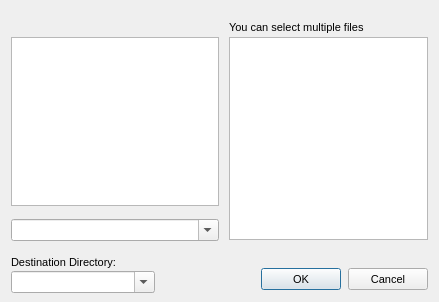
<?xml version="1.0"?>
<ui version="4.0">
  <class>FilePageAddDialog</class>
  <widget class="QDialog" name="IDD_FILEPAGEADD">
    <property name="geometry">
      <rect>
        <x>0</x>
        <y>0</y>
        <width>439</width>
        <height>302</height>
      </rect>
    </property>
    <property name="windowTitle">
      <string>Add File(s)</string>
    </property>
    <property name="font">
      <font>
        <family>Liberation Sans</family>
        <pointsize>8</pointsize>
        <bold>false</bold>
        <italic>false</italic>
      </font>
    </property>
    <property name="enabled">
      <bool>true</bool>
    </property>
    <property name="windowFlags">
      <set>Qt::Dialog|Qt::WindowCloseButtonHint</set>
    </property>
    <property name="minimumSize">
      <size>
        <width>439</width>
        <height>302</height>
      </size>
    </property>
    <property name="maximumSize">
      <size>
        <width>439</width>
        <height>302</height>
      </size>
    </property>
    <widget class="QLabel" name="IDC_CURRPATH">
      <property name="geometry">
        <rect>
          <x>11</x>
          <y>21</y>
          <width>205</width>
          <height>13</height>
        </rect>
      </property>
      <property name="visible">
        <bool>true</bool>
      </property>
      <property name="enabled">
        <bool>true</bool>
      </property>
      <property name="alignment">
        <set>Qt::AlignLeft</set>
      </property>
    </widget>
    <widget class="QLabel" name="IDC_STATIC">
      <property name="geometry">
        <rect>
          <x>229</x>
          <y>21</y>
          <width>181</width>
          <height>13</height>
        </rect>
      </property>
      <property name="text">
        <string>You can select multiple files</string>
      </property>
      <property name="visible">
        <bool>true</bool>
      </property>
      <property name="enabled">
        <bool>true</bool>
      </property>
      <property name="alignment">
        <set>Qt::AlignLeft</set>
      </property>
    </widget>
    <widget class="QListWidget" name="IDC_LIST_FOLDERS">
      <property name="geometry">
        <rect>
          <x>11</x>
          <y>37</y>
          <width>208</width>
          <height>169</height>
        </rect>
      </property>
      <property name="visible">
        <bool>true</bool>
      </property>
      <property name="enabled">
        <bool>true</bool>
      </property>
      <property name="selectionMode">
        <enum>QAbstractItemView::SingleSelection</enum>
      </property>
    </widget>
    <widget class="QListWidget" name="IDC_LIST_FILES">
      <property name="geometry">
        <rect>
          <x>229</x>
          <y>37</y>
          <width>199</width>
          <height>203</height>
        </rect>
      </property>
      <property name="visible">
        <bool>true</bool>
      </property>
      <property name="enabled">
        <bool>true</bool>
      </property>
      <property name="selectionMode">
        <enum>QAbstractItemView::SingleSelection</enum>
      </property>
    </widget>
    <widget class="QComboBox" name="IDC_LIST_DRIVES">
      <property name="maxVisibleItems">
        <number>7</number>
      </property>
      <property name="geometry">
        <rect>
          <x>11</x>
          <y>219</y>
          <width>208</width>
          <height>22</height>
        </rect>
      </property>
      <property name="visible">
        <bool>true</bool>
      </property>
      <property name="enabled">
        <bool>true</bool>
      </property>
      <property name="editable">
        <bool>true</bool>
      </property>
    </widget>
    <widget class="QLabel" name="IDC_STATIC_2">
      <property name="geometry">
        <rect>
          <x>11</x>
          <y>256</y>
          <width>109</width>
          <height>13</height>
        </rect>
      </property>
      <property name="text">
        <string>Destination Directory:</string>
      </property>
      <property name="visible">
        <bool>true</bool>
      </property>
      <property name="enabled">
        <bool>true</bool>
      </property>
      <property name="alignment">
        <set>Qt::AlignLeft</set>
      </property>
    </widget>
    <widget class="QPushButton" name="IDOK">
      <property name="geometry">
        <rect>
          <x>261</x>
          <y>268</y>
          <width>80</width>
          <height>22</height>
        </rect>
      </property>
      <property name="text">
        <string>OK</string>
      </property>
      <property name="visible">
        <bool>true</bool>
      </property>
      <property name="enabled">
        <bool>true</bool>
      </property>
      <property name="default">
        <bool>true</bool>
      </property>
      <property name="autoDefault">
        <bool>true</bool>
      </property>
    </widget>
    <widget class="QPushButton" name="IDCANCEL">
      <property name="geometry">
        <rect>
          <x>348</x>
          <y>268</y>
          <width>80</width>
          <height>22</height>
        </rect>
      </property>
      <property name="text">
        <string>Cancel</string>
      </property>
      <property name="visible">
        <bool>true</bool>
      </property>
      <property name="enabled">
        <bool>true</bool>
      </property>
      <property name="default">
        <bool>false</bool>
      </property>
      <property name="autoDefault">
        <bool>false</bool>
      </property>
    </widget>
    <widget class="QComboBox" name="IDC_DIRS">
      <property name="maxVisibleItems">
        <number>8</number>
      </property>
      <property name="geometry">
        <rect>
          <x>11</x>
          <y>271</y>
          <width>144</width>
          <height>22</height>
        </rect>
      </property>
      <property name="visible">
        <bool>true</bool>
      </property>
      <property name="enabled">
        <bool>true</bool>
      </property>
      <property name="editable">
        <bool>true</bool>
      </property>
    </widget>
    <action name="IDD_ORPHANHUNTER">
      <property name="text">
        <string>Orphan Hunter</string>
      </property>
    </action>
    <action name="IDD_REORDER_PAGES">
      <property name="text">
        <string>Reorder Net Pages</string>
      </property>
    </action>
    <action name="IDD_SHOW_ALL_CHECKED_OUT">
      <property name="text">
        <string>Show All Pages Checked Out</string>
      </property>
    </action>
    <action name="IDM_IMPORT_BITMAP">
      <property name="text">
        <string>Bitmap/Animation Converter...</string>
      </property>
    </action>
    <action name="ID_APP_ABOUT">
      <property name="text">
        <string>&amp;About editor...</string>
      </property>
    </action>
    <action name="ID_APP_EXIT">
      <property name="text">
        <string>E&amp;xit</string>
      </property>
      <property name="shortcut">
        <string>Alt+X</string>
      </property>
    </action>
    <action name="ID_BRIEFING_EDITOR">
      <property name="text">
        <string>Briefing Editor...</string>
      </property>
    </action>
    <action name="ID_BUTTON_LIGHTING">
      <property name="text">
        <string>ID_BUTTON_LIGHTING</string>
      </property>
    </action>
    <action name="ID_BUTTON_OUTLINE">
      <property name="text">
        <string>ID_BUTTON_OUTLINE</string>
      </property>
    </action>
    <action name="ID_BUTTON_WINDOWSELECTION">
      <property name="text">
        <string>ID_BUTTON_WINDOWSELECTION</string>
      </property>
    </action>
    <action name="ID_D3HELP">
      <property name="text">
        <string>Help on D3 Editor</string>
      </property>
    </action>
    <action name="ID_EDITORS_AIPROPERTIES">
      <property name="text">
        <string>AI Properties...</string>
      </property>
    </action>
    <action name="ID_EDITORS_AMBIENTSOUNDS">
      <property name="text">
        <string>Ambient Sounds...</string>
      </property>
    </action>
    <action name="ID_EDITORS_DALLAS">
      <property name="text">
        <string>Dallas Graphical Script Editor...</string>
      </property>
    </action>
    <action name="ID_EDITORS_FILES">
      <property name="text">
        <string>Files...</string>
      </property>
    </action>
    <action name="ID_EDITORS_MEGACELLS">
      <property name="text">
        <string>Megacells...</string>
      </property>
    </action>
    <action name="ID_EDIT_ADDSELECT">
      <property name="text">
        <string>Add Current Room to Selected List</string>
      </property>
    </action>
    <action name="ID_EDIT_ATTACH">
      <property name="text">
        <string>&amp;Attach</string>
      </property>
    </action>
    <action name="ID_EDIT_CLEARSELECTED">
      <property name="text">
        <string>Clear Selected List</string>
      </property>
    </action>
    <action name="ID_EDIT_COPY">
      <property name="text">
        <string>&amp;Copy</string>
      </property>
      <property name="shortcut">
        <string>Ctrl+Ins</string>
      </property>
    </action>
    <action name="ID_EDIT_CUT">
      <property name="text">
        <string>Cu&amp;t</string>
      </property>
      <property name="shortcut">
        <string>Shift+Del</string>
      </property>
    </action>
    <action name="ID_EDIT_DELETE">
      <property name="text">
        <string>&amp;Delete</string>
      </property>
    </action>
    <action name="ID_EDIT_LOADSCRAP">
      <property name="text">
        <string>Load Scrap from Disk</string>
      </property>
    </action>
    <action name="ID_EDIT_PASTE">
      <property name="text">
        <string>&amp;Paste</string>
      </property>
      <property name="shortcut">
        <string>Shift+Ins</string>
      </property>
    </action>
    <action name="ID_EDIT_PLACE">
      <property name="text">
        <string>&amp;Place in Mine</string>
      </property>
    </action>
    <action name="ID_EDIT_PLACE_TERRAIN">
      <property name="text">
        <string>&amp;Place on Terrain</string>
      </property>
    </action>
    <action name="ID_EDIT_REMOVESELECT">
      <property name="text">
        <string>Remove Current Room from Selected List</string>
      </property>
    </action>
    <action name="ID_EDIT_SAVESCRAP">
      <property name="text">
        <string>Save Scrap to Disk</string>
      </property>
    </action>
    <action name="ID_EDIT_SELECTATTACHED">
      <property name="text">
        <string>Select All Rooms Attached to Current Room</string>
      </property>
    </action>
    <action name="ID_EDIT_UNDO">
      <property name="text">
        <string>&amp;Undo</string>
      </property>
      <property name="shortcut">
        <string>Alt+Backspace</string>
      </property>
    </action>
    <action name="ID_FILE_AUTOSAVE">
      <property name="text">
        <string>Autosave</string>
      </property>
      <property name="checkable">
        <bool>true</bool>
      </property>
    </action>
    <action name="ID_FILE_CHECKMINE">
      <property name="text">
        <string>&amp;Check Mine</string>
      </property>
    </action>
    <action name="ID_FILE_FIXCRACKS">
      <property name="text">
        <string>Fix Level Cracks</string>
      </property>
    </action>
    <action name="ID_FILE_FIXDEGENERATEFACES">
      <property name="text">
        <string>Fix/Remove Degenerate Faces</string>
      </property>
    </action>
    <action name="ID_FILE_IMPORT_ROOM">
      <property name="text">
        <string>Import 3DSMax Room</string>
      </property>
    </action>
    <action name="ID_FILE_INFORMATION">
      <property name="text">
        <string>&amp;Information</string>
      </property>
      <property name="shortcut">
        <string>Alt+I</string>
      </property>
    </action>
    <action name="ID_FILE_LEAVE_EDITOR">
      <property name="text">
        <string>Go to main menu...</string>
      </property>
    </action>
    <action name="ID_FILE_LEVELPROPS">
      <property name="text">
        <string>Set Selected Room(s) Properties</string>
      </property>
    </action>
    <action name="ID_FILE_LEVEL_INFO">
      <property name="text">
        <string>Edit Level Info...</string>
      </property>
    </action>
    <action name="ID_FILE_MRU_FILE1">
      <property name="text">
        <string>Recent File</string>
      </property>
      <property name="enabled">
        <bool>false</bool>
      </property>
    </action>
    <action name="ID_FILE_NEW">
      <property name="text">
        <string>&amp;New</string>
      </property>
      <property name="shortcut">
        <string>Ctrl+N</string>
      </property>
    </action>
    <action name="ID_FILE_OPEN">
      <property name="text">
        <string>&amp;Open...</string>
      </property>
      <property name="shortcut">
        <string>Ctrl+O</string>
      </property>
    </action>
    <action name="ID_FILE_PLAY640X480">
      <property name="text">
        <string>&amp;Play in 640 x 480</string>
      </property>
      <property name="shortcut">
        <string>Alt+P</string>
      </property>
    </action>
    <action name="ID_FILE_PREFERENCES">
      <property name="text">
        <string>Preferences</string>
      </property>
    </action>
    <action name="ID_FILE_PRINT">
      <property name="text">
        <string>&amp;Print...</string>
      </property>
      <property name="shortcut">
        <string>Ctrl+P</string>
      </property>
    </action>
    <action name="ID_FILE_PRINT_PREVIEW">
      <property name="text">
        <string>Print Pre&amp;view</string>
      </property>
    </action>
    <action name="ID_FILE_PRINT_SETUP">
      <property name="text">
        <string>P&amp;rint Setup...</string>
      </property>
    </action>
    <action name="ID_FILE_REMOVEDUPLICATEFACESFROMCURRENTROOM">
      <property name="text">
        <string>Remove Duplicate Faces from Current Room</string>
      </property>
    </action>
    <action name="ID_FILE_REMOVEEXTRAPOINTS">
      <property name="text">
        <string>Remove Extra Points</string>
      </property>
    </action>
    <action name="ID_FILE_RESTOREGAMESTATE">
      <property name="text">
        <string>Restore Gamestate</string>
      </property>
    </action>
    <action name="ID_FILE_SAVE">
      <property name="text">
        <string>&amp;Save</string>
      </property>
      <property name="shortcut">
        <string>Ctrl+S</string>
      </property>
    </action>
    <action name="ID_FILE_SAVEGOALTEXT">
      <property name="text">
        <string>Save Goal Text to File</string>
      </property>
    </action>
    <action name="ID_FILE_SAVE_AS">
      <property name="text">
        <string>Save &amp;As...</string>
      </property>
    </action>
    <action name="ID_FILE_SAVE_COPY_AS">
      <property name="text">
        <string>Save Copy &amp;As...</string>
      </property>
    </action>
    <action name="ID_FILE_STATS">
      <property name="text">
        <string>Show Level Stats</string>
      </property>
    </action>
    <action name="ID_FILE_UPDATE">
      <property name="text">
        <string>&amp;Update</string>
      </property>
      <property name="shortcut">
        <string>Ctrl+S</string>
      </property>
    </action>
    <action name="ID_FILE_VERIFY_LEVEL">
      <property name="text">
        <string>Verify Level</string>
      </property>
    </action>
    <action name="ID_HOTSPOT_TGA">
      <property name="text">
        <string>HotSpot TGA Extractor...</string>
      </property>
    </action>
    <action name="ID_MINE_VIEW">
      <property name="text">
        <string>Mine View</string>
      </property>
      <property name="shortcut">
        <string>F2</string>
      </property>
    </action>
    <action name="ID_OBJBUTTON">
      <property name="text">
        <string>ID_OBJBUTTON</string>
      </property>
    </action>
    <action name="ID_OBJECT_DELETEOBJECT">
      <property name="text">
        <string>Delete Object</string>
      </property>
      <property name="shortcut">
        <string>Del</string>
      </property>
    </action>
    <action name="ID_OBJECT_MOVEPLAYER">
      <property name="text">
        <string>Move Player 0 to Viewer</string>
      </property>
    </action>
    <action name="ID_OBJECT_PLACECAMERAATCURRENTFACE">
      <property name="text">
        <string>Create New Camera at Current Face</string>
      </property>
    </action>
    <action name="ID_OBJECT_PLACECAMERAATVIEWER">
      <property name="text">
        <string>Create New Camera at Viewer</string>
      </property>
    </action>
    <action name="ID_OBJECT_PLACEOBJECT">
      <property name="text">
        <string>Place Object</string>
      </property>
      <property name="shortcut">
        <string>Ins</string>
      </property>
    </action>
    <action name="ID_OBJECT_PLACESOUNDSOURCEATVIEWER">
      <property name="text">
        <string>Create SoundSource at Viewer</string>
      </property>
    </action>
    <action name="ID_OBJECT_PLACEWAYPOINTATVIEWER">
      <property name="text">
        <string>Place Waypoint at Viewer</string>
      </property>
    </action>
    <action name="ID_OBJECT_SELECTBYNUMBER">
      <property name="text">
        <string>Select Object By Number</string>
      </property>
    </action>
    <action name="ID_OBJECT_SETCAMERAFROMVIEWER">
      <property name="text">
        <string>Move Camera to Viewer</string>
      </property>
    </action>
    <action name="ID_OBJECT_SETVIEWERFROMCAMERA">
      <property name="text">
        <string>Move Viewer to Camera</string>
      </property>
    </action>
    <action name="ID_OSIRISCOMPILE">
      <property name="text">
        <string>ID_OSIRISCOMPILE</string>
      </property>
    </action>
    <action name="ID_REINIT_OPENGL">
      <property name="text">
        <string>ID_REINIT_OPENGL</string>
      </property>
    </action>
    <action name="ID_ROOM_ADD">
      <property name="text">
        <string>&amp;Add Room at Current Face</string>
      </property>
      <property name="shortcut">
        <string>Shift+A</string>
      </property>
    </action>
    <action name="ID_ROOM_ADDVERTTONEWFACE">
      <property name="text">
        <string>Add Vert to New Face</string>
      </property>
      <property name="shortcut">
        <string>Shift+V</string>
      </property>
    </action>
    <action name="ID_ROOM_ATTACHROOM">
      <property name="text">
        <string>Attach Room</string>
      </property>
    </action>
    <action name="ID_ROOM_BUILDBRIDGE">
      <property name="text">
        <string>&amp;Build Bridge</string>
      </property>
    </action>
    <action name="ID_ROOM_BUILDSMOOTHBRIDGE">
      <property name="text">
        <string>Build Smooth Bridge</string>
      </property>
      <property name="shortcut">
        <string>Ctrl+B</string>
      </property>
    </action>
    <action name="ID_ROOM_CLEARCENTERPOINT">
      <property name="text">
        <string>Clear Center Point</string>
      </property>
    </action>
    <action name="ID_ROOM_COMBINE">
      <property name="text">
        <string>Combine Rooms</string>
      </property>
    </action>
    <action name="ID_ROOM_DELETE">
      <property name="text">
        <string>Delete Current Room</string>
      </property>
    </action>
    <action name="ID_ROOM_DELETECONNECTEDFACES">
      <property name="text">
        <string>Delete Connected Faces</string>
      </property>
    </action>
    <action name="ID_ROOM_DELETEFACE">
      <property name="text">
        <string>Delete Current Face</string>
      </property>
    </action>
    <action name="ID_ROOM_DELETEPORTAL">
      <property name="text">
        <string>Delete Current Portal</string>
      </property>
    </action>
    <action name="ID_ROOM_DELETEVERT">
      <property name="text">
        <string>Delete Current Vert From Face</string>
      </property>
    </action>
    <action name="ID_ROOM_DROPROOM">
      <property name="text">
        <string>Drop Room</string>
      </property>
    </action>
    <action name="ID_ROOM_FACE_ADDVERTTOEDGE">
      <property name="text">
        <string>Add Vert To Edge</string>
      </property>
    </action>
    <action name="ID_ROOM_FACE_DELETEVERTONEDGE">
      <property name="text">
        <string>Delete Vert on Edge</string>
      </property>
    </action>
    <action name="ID_ROOM_FACE_MOVEVERTONEDGE">
      <property name="text">
        <string>Move Vert on Edge</string>
      </property>
    </action>
    <action name="ID_ROOM_FACE_SPLITFACE">
      <property name="text">
        <string>Split Face</string>
      </property>
    </action>
    <action name="ID_ROOM_FINISHNEWFACE">
      <property name="text">
        <string>Add Last Point to New Face (Finish Face)</string>
      </property>
    </action>
    <action name="ID_ROOM_GRABTEXTURE">
      <property name="text">
        <string>Grab Texture</string>
      </property>
      <property name="shortcut">
        <string>G</string>
      </property>
    </action>
    <action name="ID_ROOM_JOINROOMS">
      <property name="text">
        <string>Join Rooms</string>
      </property>
    </action>
    <action name="ID_ROOM_JOINROOMSEXACT">
      <property name="text">
        <string>Join Rooms Exact</string>
      </property>
    </action>
    <action name="ID_ROOM_JOIN_ADJACENT_FACES">
      <property name="text">
        <string>Join Adjacent Faces</string>
      </property>
    </action>
    <action name="ID_ROOM_LINKTONEWEXTERNAL">
      <property name="text">
        <string>Link Room to New External Room</string>
      </property>
    </action>
    <action name="ID_ROOM_MARK">
      <property name="text">
        <string>&amp;Mark Room/Face</string>
      </property>
      <property name="shortcut">
        <string>Ctrl+M</string>
      </property>
    </action>
    <action name="ID_ROOM_MERGEOBJECTINTOROOM">
      <property name="text">
        <string>Merge Object into Room</string>
      </property>
    </action>
    <action name="ID_ROOM_NEXTFACE">
      <property name="text">
        <string>Next Face</string>
      </property>
      <property name="shortcut">
        <string>F</string>
      </property>
    </action>
    <action name="ID_ROOM_PLACEROOM">
      <property name="text">
        <string>Place Room at Current Room</string>
      </property>
    </action>
    <action name="ID_ROOM_PLACETERRAINROOM">
      <property name="text">
        <string>Place Room at Current Terrain Cell</string>
      </property>
    </action>
    <action name="ID_ROOM_PREVIOUSFACE">
      <property name="text">
        <string>Previous Face</string>
      </property>
      <property name="shortcut">
        <string>Shift+F</string>
      </property>
    </action>
    <action name="ID_ROOM_PROPAGATETOADJACENTCOPLANARFACES">
      <property name="text">
        <string>Propagate to Adjacent Coplanar Faces</string>
      </property>
      <property name="shortcut">
        <string>Ctrl+F</string>
      </property>
    </action>
    <action name="ID_ROOM_PROPAGATETOALL">
      <property name="text">
        <string>Propagate to All Faces in Room</string>
      </property>
      <property name="shortcut">
        <string>Shift+R</string>
      </property>
    </action>
    <action name="ID_ROOM_RENAMEROOM">
      <property name="text">
        <string>Rename Room</string>
      </property>
      <property name="shortcut">
        <string>Ctrl+R</string>
      </property>
    </action>
    <action name="ID_ROOM_ROTATEPLACEDROOM45DEGREES">
      <property name="text">
        <string>Rotate Placed Room 45 Degrees</string>
      </property>
    </action>
    <action name="ID_ROOM_SAVECURRENTROOM">
      <property name="text">
        <string>Save Current Room</string>
      </property>
    </action>
    <action name="ID_ROOM_SELECTBYNUMBER">
      <property name="text">
        <string>Select Room by Number</string>
      </property>
    </action>
    <action name="ID_ROOM_SELECTFACEBYNUMBER">
      <property name="text">
        <string>Select Face by Number</string>
      </property>
    </action>
    <action name="ID_ROOM_SETCENTERFROMVIEWER">
      <property name="text">
        <string>Set Room Center from Viewer</string>
      </property>
    </action>
    <action name="ID_ROOM_SNAPPLACEDROOM">
      <property name="text">
        <string>Snap Placed Room</string>
      </property>
    </action>
    <action name="ID_ROOM_SNAPPOINTTOEDGE">
      <property name="text">
        <string>Snap Point to Edge</string>
      </property>
    </action>
    <action name="ID_ROOM_SNAPPOINTTOFACE">
      <property name="text">
        <string>Snap Point to Face</string>
      </property>
    </action>
    <action name="ID_ROOM_SNAPPOINTTOPOINT">
      <property name="text">
        <string>Snap Point to Point</string>
      </property>
    </action>
    <action name="ID_ROOM_SPLITFACE">
      <property name="text">
        <string>Triangulate face</string>
      </property>
    </action>
    <action name="ID_ROOM_STARTNEWFACE">
      <property name="text">
        <string>Add First Point to New Face (Start Face)</string>
      </property>
    </action>
    <action name="ID_ROOM_SWAPMAKEDANDCURRENTROOMFACE">
      <property name="text">
        <string>Swap Marked and Current Room/Face</string>
      </property>
    </action>
    <action name="ID_ROOM_UNDOSNAP">
      <property name="text">
        <string>Undo Snap</string>
      </property>
    </action>
    <action name="ID_ROOM_UNPLACEROOM">
      <property name="text">
        <string>Un-place Room/Group/Door</string>
      </property>
    </action>
    <action name="ID_ROOM_VIEW">
      <property name="text">
        <string>Room View</string>
      </property>
      <property name="shortcut">
        <string>F4</string>
      </property>
    </action>
    <action name="ID_SCRIPT_LEVEL_INTERFACE">
      <property name="text">
        <string>Levels and Scripts...</string>
      </property>
    </action>
    <action name="ID_SUBEDITORS_FONT">
      <property name="text">
        <string>Font Editor...</string>
      </property>
    </action>
    <action name="ID_SUBEDITORS_HOGMAKER">
      <property name="text">
        <string>Hog Maker...</string>
      </property>
    </action>
    <action name="ID_SUBEDITORS_TABLEFILEEDIT">
      <property name="text">
        <string>Table File Text Editor...</string>
      </property>
    </action>
    <action name="ID_SUBEDITORS_TABLEFILEFILTER">
      <property name="text">
        <string>Table File Filter...</string>
      </property>
    </action>
    <action name="ID_TABLEEDIT_FILE_EXIT">
      <property name="text">
        <string>&amp;Exit</string>
      </property>
    </action>
    <action name="ID_TABLEEDIT_FILE_LOAD">
      <property name="text">
        <string>&amp;Load...</string>
      </property>
    </action>
    <action name="ID_TABLEEDIT_FILE_SAVE">
      <property name="text">
        <string>&amp;Save</string>
      </property>
    </action>
    <action name="ID_TABLEEDIT_FILE_SAVE_AS">
      <property name="text">
        <string>S&amp;ave as...</string>
      </property>
    </action>
    <action name="ID_TABLEFILTER_FILE_EXIT">
      <property name="text">
        <string>Exit</string>
      </property>
    </action>
    <action name="ID_TABLEFILTER_FILE_LOAD">
      <property name="text">
        <string>Load...</string>
      </property>
    </action>
    <action name="ID_TABLEFILTER_FILE_NEW">
      <property name="text">
        <string>New</string>
      </property>
    </action>
    <action name="ID_TABLEFILTER_FILE_SAVE">
      <property name="text">
        <string>Save</string>
      </property>
    </action>
    <action name="ID_TABLEFILTER_FILE_SAVEAS">
      <property name="text">
        <string>Save as...</string>
      </property>
    </action>
    <action name="ID_TERRAIN_VIEW">
      <property name="text">
        <string>Terrain View</string>
      </property>
      <property name="shortcut">
        <string>F3</string>
      </property>
    </action>
    <action name="ID_TEST_TEST1">
      <property name="text">
        <string>Test function 1</string>
      </property>
    </action>
    <action name="ID_TEST_TEST2">
      <property name="text">
        <string>Test function 2</string>
      </property>
    </action>
    <action name="ID_TEST_TEST3">
      <property name="text">
        <string>Test function 3</string>
      </property>
    </action>
    <action name="ID_TOOLS_WORLD_OBJECTS_BUILDINGS">
      <property name="text">
        <string>Buildings...</string>
      </property>
    </action>
    <action name="ID_TOOLS_WORLD_OBJECTS_CLUTTER">
      <property name="text">
        <string>Clutter...</string>
      </property>
    </action>
    <action name="ID_TOOLS_WORLD_OBJECTS_DOOR">
      <property name="text">
        <string>Doors...</string>
      </property>
    </action>
    <action name="ID_TOOLS_WORLD_OBJECTS_LIGHTS">
      <property name="text">
        <string>Lights...</string>
      </property>
    </action>
    <action name="ID_TOOLS_WORLD_OBJECTS_PLAYER">
      <property name="text">
        <string>Player Ships...</string>
      </property>
    </action>
    <action name="ID_TOOLS_WORLD_OBJECTS_POWERUPS">
      <property name="text">
        <string>Powerups...</string>
      </property>
    </action>
    <action name="ID_TOOLS_WORLD_OBJECTS_ROBOTS">
      <property name="text">
        <string>Robots...</string>
      </property>
    </action>
    <action name="ID_TOOLS_WORLD_OBJECTS_SOUND">
      <property name="text">
        <string>Sounds...</string>
      </property>
    </action>
    <action name="ID_TOOLS_WORLD_TEXTURES">
      <property name="text">
        <string>Textures...</string>
      </property>
    </action>
    <action name="ID_TOOLS_WORLD_WEAPONS">
      <property name="text">
        <string>Weapons...</string>
      </property>
    </action>
    <action name="ID_VIEW_CENTERONCUBE">
      <property name="text">
        <string>Center on Current &amp;Room</string>
      </property>
      <property name="shortcut">
        <string>Home</string>
      </property>
    </action>
    <action name="ID_VIEW_CENTERONMINE">
      <property name="text">
        <string>Center on &amp;Mine Origin</string>
      </property>
    </action>
    <action name="ID_VIEW_CENTERONOBJECT">
      <property name="text">
        <string>Center on Current &amp;Object</string>
      </property>
    </action>
    <action name="ID_VIEW_DELETEVIEWER">
      <property name="text">
        <string>Delete Viewer</string>
      </property>
    </action>
    <action name="ID_VIEW_FLIP">
      <property name="text">
        <string>Flip Viewer</string>
      </property>
      <property name="shortcut">
        <string>/</string>
      </property>
    </action>
    <action name="ID_VIEW_KEYPAD_TOGGLE">
      <property name="text">
        <string>Keypad</string>
      </property>
      <property name="shortcut">
        <string>F10</string>
      </property>
    </action>
    <action name="ID_VIEW_MOVECAMERATOCURRENTOBJECT">
      <property name="text">
        <string>Move camera to Current Object</string>
      </property>
    </action>
    <action name="ID_VIEW_MOVECAMERATOSELECTEDFACE">
      <property name="text">
        <string>Move camera to &amp;Current Face</string>
      </property>
      <property name="shortcut">
        <string>Shift+C</string>
      </property>
    </action>
    <action name="ID_VIEW_MOVECAMERATOSELECTEDROOM">
      <property name="text">
        <string>Move camera to &amp;Current Room</string>
      </property>
      <property name="shortcut">
        <string>C</string>
      </property>
    </action>
    <action name="ID_VIEW_NEWVIEWER">
      <property name="text">
        <string>New Viewer</string>
      </property>
    </action>
    <action name="ID_VIEW_NEXTVIEWER">
      <property name="text">
        <string>Next Viewer</string>
      </property>
    </action>
    <action name="ID_VIEW_RESETVIEWRADIUS">
      <property name="text">
        <string>Reset View Radius</string>
      </property>
    </action>
    <action name="ID_VIEW_SHOWOBJECTSINWIREFRAMEVIEW">
      <property name="text">
        <string>Show objects in Wireframe view</string>
      </property>
    </action>
    <action name="ID_VIEW_SHOWVIEWERFORWARDVECTOR">
      <property name="text">
        <string>Show Viewer Forward Vector</string>
      </property>
    </action>
    <action name="ID_VIEW_STATUS_BAR">
      <property name="text">
        <string>&amp;Status Bar</string>
      </property>
    </action>
    <action name="ID_VIEW_TEXTUREMINE">
      <property name="text">
        <string>Te&amp;xtured view</string>
      </property>
    </action>
    <action name="ID_VIEW_TOOLBAR">
      <property name="text">
        <string>&amp;Toolbar</string>
      </property>
    </action>
    <action name="ID_VIEW_VIEWPROP">
      <property name="text">
        <string>Display Viewer Properties</string>
      </property>
    </action>
    <action name="ID_VIEW_WIREFRAMEMINE">
      <property name="text">
        <string>&amp;Wireframe view</string>
      </property>
    </action>
    <action name="ID_WINDOW_CASCADE">
      <property name="text">
        <string>&amp;Cascade</string>
      </property>
    </action>
    <action name="ID_WINDOW_TILE">
      <property name="text">
        <string>&amp;Tile</string>
      </property>
    </action>
    <action name="ID_ZBUTTON">
      <property name="text">
        <string>ID_ZBUTTON</string>
      </property>
    </action>
  </widget>
</ui>
